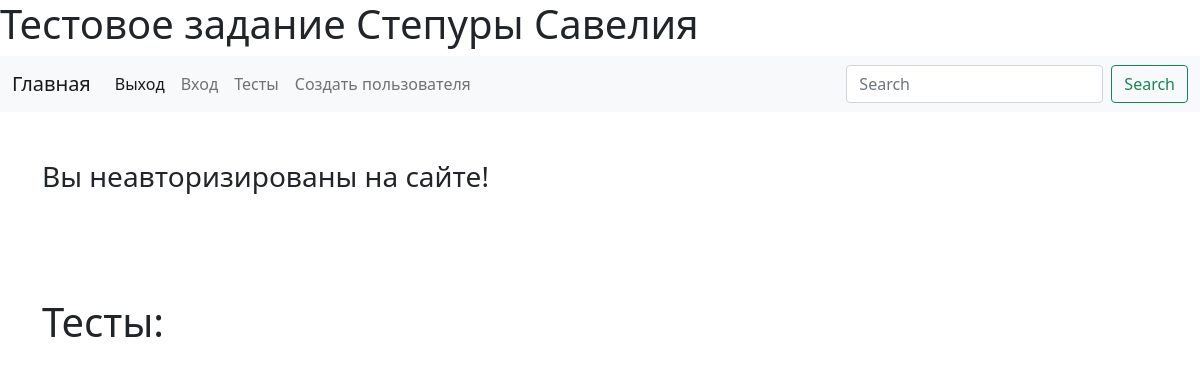
The page /polls/ on the database as committed earlier.
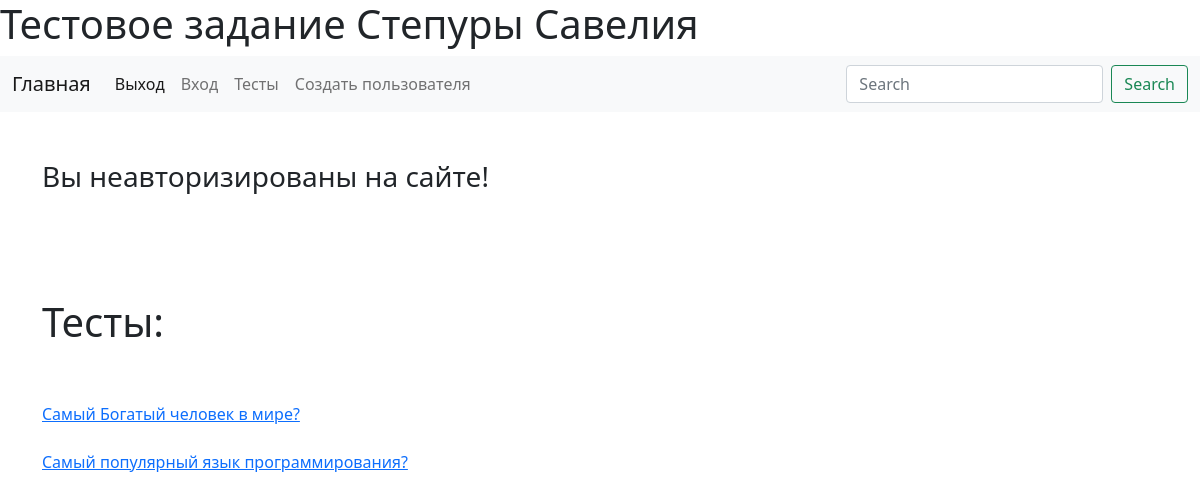
The same page on the database as committed later.
### polls/models.py (models this page shows)
class Poll(models.Model):
    author = models.ForeignKey(User, on_delete=models.SET_NULL, null=True)
    title = models.CharField(max_length=255)
    def __str__(self):
        return self.title

### polls/views.py (the view)
# urls.py: path('polls/', polls_view),
def polls_view(request):
    cntx = {
        'tests':  Poll.objects.all(),
    }
    return render(request, 'polls.html', context=cntx)

### templates/polls.html
{% extends "base.html" %}
{% load static %}
{% block content %}
    <div class="container">
      <h1>Тесты:</h1>
        <br>
        <br>
        {% for test in tests %}
         <a href="/polls/{{test.pk}}">{{ test }}</a>
        <br> <br>
        {% endfor %}
        <br>
    </div>
{% endblock %}

### templates/base.html (shortened to what this page needs)
<!doctype html>
{% load static %}
<html lang="en">
  <head>
    <link href="https://cdn.jsdelivr.net/npm/bootstrap@5.0.0-beta1/dist/css/bootstrap.min.css" rel="stylesheet">
  </head>
  <body>
    <h1>Тестовое задание Степуры Савелия</h1>
    <nav class="navbar navbar-expand-lg navbar-light bg-light">
      <div class="container-fluid">
        <a class="navbar-brand" href="/">Главная</a>
        <div class="collapse navbar-collapse" id="navbarSupportedContent">
          <ul class="navbar-nav me-auto mb-2 mb-lg-0">
            <li class="nav-item">
              <a class="nav-link active" aria-current="page" href="/logout">Выход</a>
            </li>
            <li class="nav-item">
              <a class="nav-link" href="/login">Вход</a>
            </li>
            <li class="nav-item">
              <a class="nav-link" href="/polls">Тесты</a>
            </li>
            <li class="nav-item">
              <a class="nav-link" href="/signup">Создать пользователя</a>
            </li>
          </ul>
          <form class="d-flex">
            <input class="form-control me-2" type="search" placeholder="Search" aria-label="Search">
            <button class="btn btn-outline-success" type="submit">Search</button>
          </form>
        </div>
      </div>
    </nav>
    <br>
    <br>
     <div class="container">
        {% if request.user.is_authenticated %}
            <h3>Вы авторизованы! Добрый день {{ request.user.username }} !</h3>
        {% else %}
            <h3>Вы неавторизированы на сайте!</h3>
        {% endif %}
       <br>
       <br>
     </div>
      <br>
      <br>
    {% block content %}
    {% endblock %}
  </body>
</html>

Rows that differ between the two databases and show on the page:
added Poll: title "Самый Богатый человек в мире?"
added Poll: title "Самый популярный язык программирования?"
